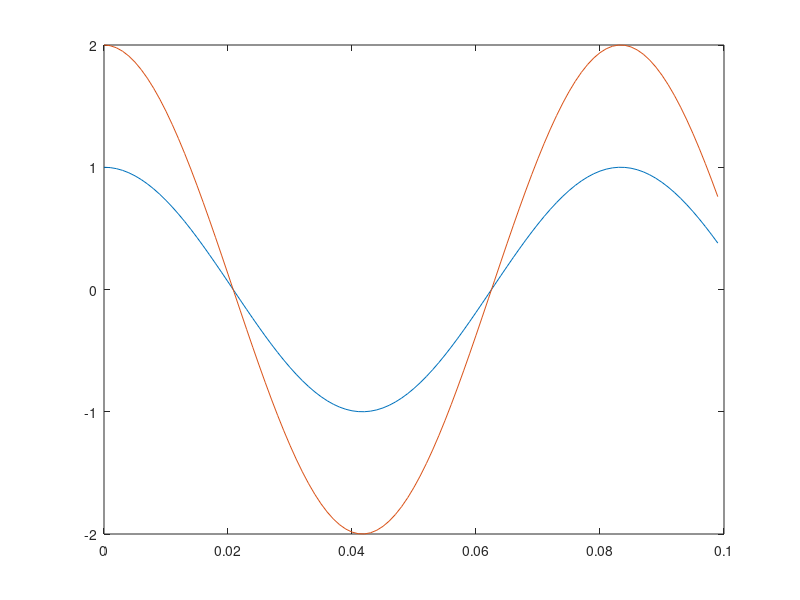
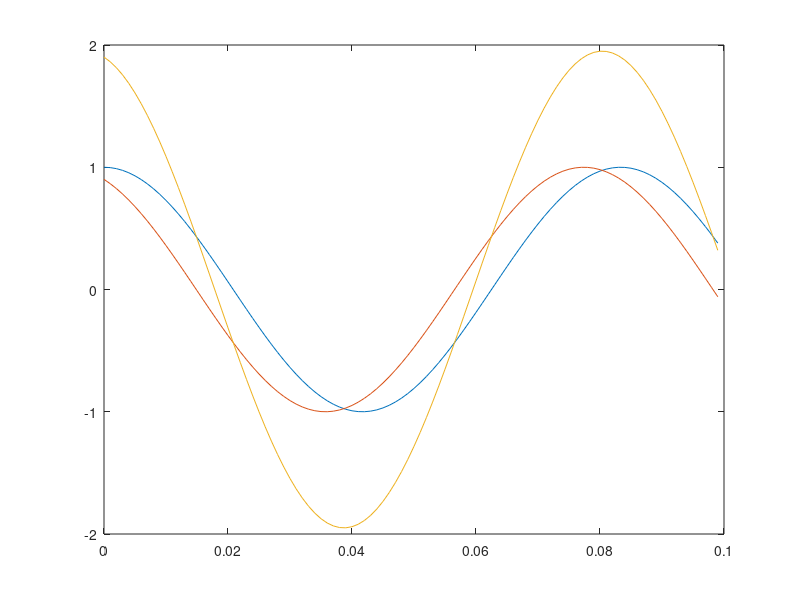
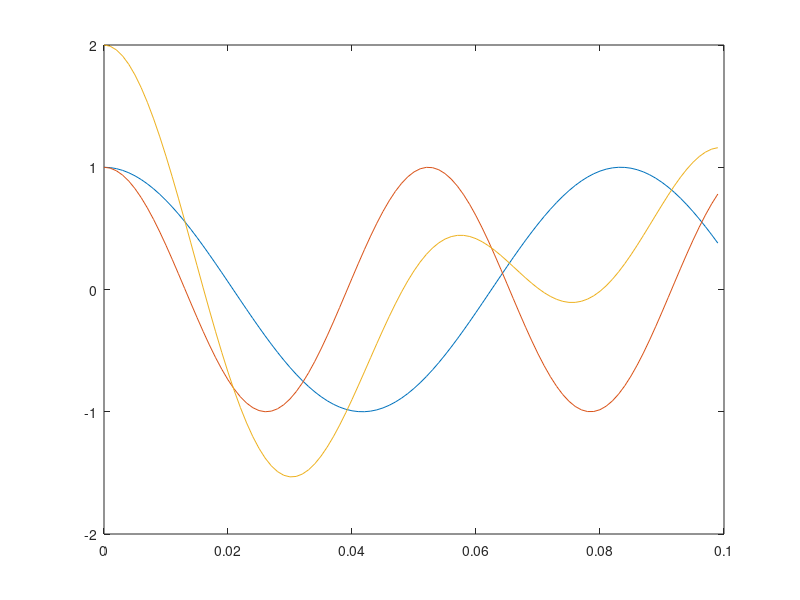

MATLAB code to generate these figures, in order:
fc=1000;
sinc=1/fc;
dur=0.1;
t=[0:sinc: dur-sinc];
f=12;
sig1=cos(2*pi*f*t);
sig2=sig1;

figure(1)
plot(t, sig2,t,sig2+sig1)
figure(2)
sig3=cos(2*pi*f*t+pi/7);
plot(t, sig1, t,sig3, t,sig1+sig3)
figure(3)
sig4=cos(2*pi*(f*1.593)*t);
plot(t, sig1, t,sig4, t,sig1+sig4)
